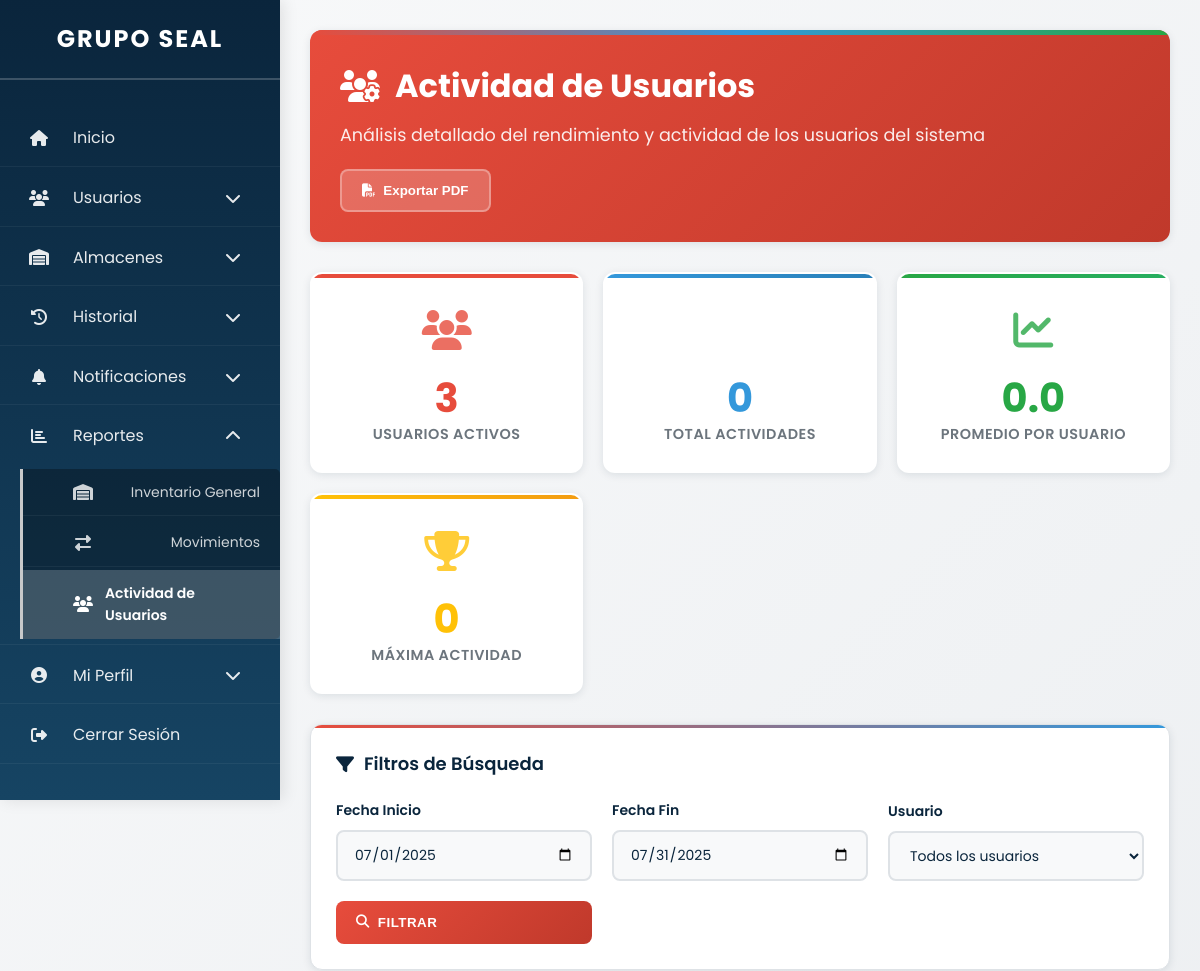
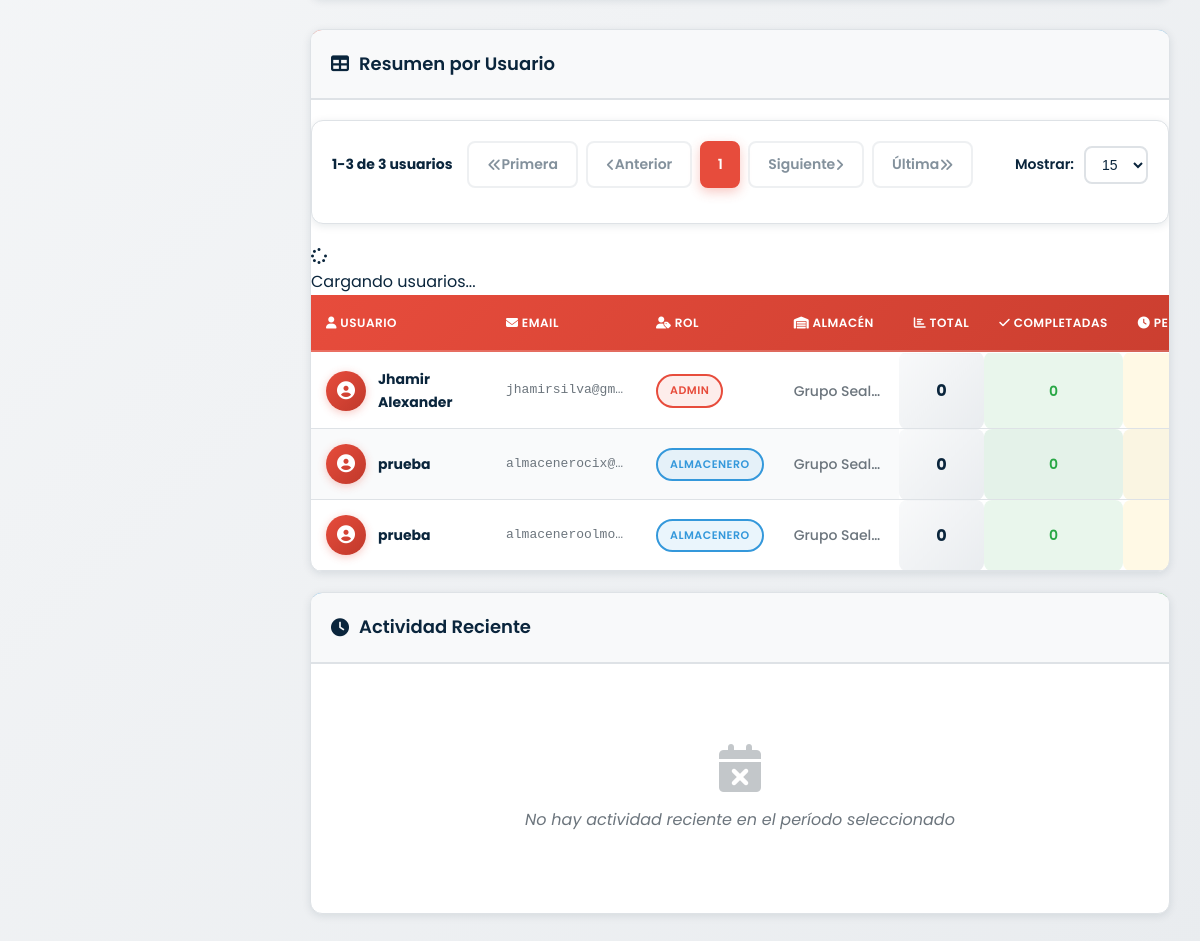
/reportes/usuarios.php (signed in), run on the app's committed database (2 pictures, top to bottom).
### tables this page shows
CREATE TABLE `usuarios` (
  `id` int(11) NOT NULL,
  `nombre` varchar(64) NOT NULL,
  `apellidos` varchar(100) NOT NULL,
  `dni` varchar(8) NOT NULL,
  `celular` varchar(15) NOT NULL,
  `direccion` varchar(255) DEFAULT NULL,
  `correo` varchar(100) NOT NULL,
  `contrasena` varchar(255) NOT NULL,
  `almacen_id` int(11) DEFAULT NULL,
  `rol` enum('admin','almacenero') NOT NULL,
  `estado` enum('activo','inactivo') DEFAULT 'activo',
  `fecha_registro` timestamp NOT NULL DEFAULT current_timestamp()
);

### reportes/usuarios.php (the view, shortened to what the rows shown need)
<?php
require_once "../config/database.php";
$registros_por_pagina = isset($_GET['registros_por_pagina']) ? max(10, intval($_GET['registros_por_pagina'])) : 15;
$pagina_actual = isset($_GET['pagina']) ? max(1, intval($_GET['pagina'])) : 1;
$offset = ($pagina_actual - 1) * $registros_por_pagina;
$filtro_fecha_inicio = isset($_GET['fecha_inicio']) ? $_GET['fecha_inicio'] : date('Y-m-01');
$filtro_fecha_fin = isset($_GET['fecha_fin']) ? $_GET['fecha_fin'] : date('Y-m-t');
$param_fecha_inicio = $filtro_fecha_inicio . ' 00:00:00';
$param_fecha_fin = $filtro_fecha_fin . ' 23:59:59';
$sql_actividad = "
    SELECT
        u.id as usuario_id,
        u.nombre as usuario_nombre,
        u.correo as usuario_email,
        u.rol,
        (
            SELECT COUNT(*)
            FROM movimientos m
            WHERE m.usuario_id = u.id
            AND m.fecha BETWEEN ? AND ?
        ) +
        (
            SELECT COUNT(*)
            FROM solicitudes_transferencia s
            WHERE s.usuario_id = u.id
            AND s.fecha_solicitud BETWEEN ? AND ?
        ) as total_actividades,
        (
            SELECT COUNT(*)
            FROM movimientos m
            WHERE m.usuario_id = u.id
            AND m.estado = 'completado'
            AND m.fecha BETWEEN ? AND ?
        ) +
        (
            SELECT COUNT(*)
            FROM solicitudes_transferencia s
            WHERE s.usuario_id = u.id
            AND s.estado = 'aprobada'
            AND s.fecha_solicitud BETWEEN ? AND ?
        ) as completadas,
        (
            SELECT COUNT(*)
            FROM movimientos m
            WHERE m.usuario_id = u.id
            AND m.estado = 'pendiente'
            AND m.fecha BETWEEN ? AND ?
        ) +
        (
            SELECT COUNT(*)
            FROM solicitudes_transferencia s
            WHERE s.usuario_id = u.id
            AND s.estado = 'pendiente'
            AND s.fecha_solicitud BETWEEN ? AND ?
        ) as pendientes,
        (
            SELECT COUNT(*)
            FROM movimientos m
            WHERE m.usuario_id = u.id
            AND m.estado = 'rechazado'
            AND m.fecha BETWEEN ? AND ?
        ) +
        (
            SELECT COUNT(*)
            FROM solicitudes_transferencia s
            WHERE s.usuario_id = u.id
            AND s.estado = 'rechazada'
            AND s.fecha_solicitud BETWEEN ? AND ?
        ) as rechazadas,
        GREATEST(
            COALESCE((SELECT MAX(m.fecha) FROM movimientos m WHERE m.usuario_id = u.id), '1970-01-01'),
            COALESCE((SELECT MAX(s.fecha_solicitud) FROM solicitudes_transferencia s WHERE s.usuario_id = u.id), '1970-01-01')
        ) as ultima_actividad,
        a.nombre as almacen_nombre
    FROM usuarios u
    LEFT JOIN almacenes a ON u.almacen_id = a.id
    WHERE u.estado = 'activo'
";
$params = [
    $param_fecha_inicio, $param_fecha_fin,
    $param_fecha_inicio, $param_fecha_fin,
    $param_fecha_inicio, $param_fecha_fin,
    $param_fecha_inicio, $param_fecha_fin,
    $param_fecha_inicio, $param_fecha_fin,
    $param_fecha_inicio, $param_fecha_fin,
    $param_fecha_inicio, $param_fecha_fin,
    $param_fecha_inicio, $param_fecha_fin
];
$types = "ssssssssssssssss";
$sql_actividad .= " ORDER BY total_actividades DESC LIMIT ? OFFSET ?";
$params[] = $registros_por_pagina;
$params[] = $offset;
$types .= "ii";
$stmt_actividad = $conn->prepare($sql_actividad);
$stmt_actividad->bind_param($types, ...$params);
$stmt_actividad->execute();
$result_actividad = $stmt_actividad->get_result();
$sql_stats = "
    SELECT
        COUNT(DISTINCT u.id) as usuarios_activos,
        (
            SELECT COUNT(*) FROM movimientos m
            WHERE m.fecha BETWEEN ? AND ?
        ) +
        (
            SELECT COUNT(*) FROM solicitudes_transferencia s
            WHERE s.fecha_solicitud BETWEEN ? AND ?
        ) as total_actividades,
        (
            (
                SELECT COUNT(*) FROM movimientos m
                WHERE m.fecha BETWEEN ? AND ?
            ) +
            (
                SELECT COUNT(*) FROM solicitudes_transferencia s
                WHERE s.fecha_solicitud BETWEEN ? AND ?
            )
        ) / COUNT(DISTINCT u.id) as promedio_por_usuario,
        (
            SELECT MAX(user_activity.total) FROM (
                SELECT
                    (
                        (SELECT COUNT(*) FROM movimientos m WHERE m.usuario_id = u2.id AND m.fecha BETWEEN ? AND ?) +
                        (SELECT COUNT(*) FROM solicitudes_transferencia s WHERE s.usuario_id = u2.id AND s.fecha_solicitud BETWEEN ? AND ?)
                    ) as total
                FROM usuarios u2
                WHERE u2.estado = 'activo'
            ) user_activity
        ) as max_actividad
    FROM usuarios u
    WHERE u.estado = 'activo'
";
$stmt_stats = $conn->prepare($sql_stats);
$stmt_stats->bind_param("ssssssssssss",
    $param_fecha_inicio, $param_fecha_fin,
    $param_fecha_inicio, $param_fecha_fin,
    $param_fecha_inicio, $param_fecha_fin,
    $param_fecha_inicio, $param_fecha_fin,
    $param_fecha_inicio, $param_fecha_fin,
    $param_fecha_inicio, $param_fecha_fin
);
$stmt_stats->execute();
$result_stats = $stmt_stats->get_result();
?>
<!DOCTYPE html>
<html lang="es">
<head>
    <link rel="stylesheet" href="https://cdnjs.cloudflare.com/ajax/libs/font-awesome/6.4.2/css/all.min.css">
    <link rel="stylesheet" href="../assets/css/reportes/reportes-usuarios.css">
</head>
<body>
<nav class="sidebar" id="sidebar" role="navigation" aria-label="Menú principal">
    <h2>GRUPO SEAL</h2>
</nav>
<main class="content" id="main-content" role="main">
    <header class="usuarios-header">
        <div class="header-content">
            <div class="header-info">
                <h1><i class="fas fa-users-cog"></i> Actividad de Usuarios</h1>
            </div>
        </div>
    </header>
    <div class="content-grid">
        <section class="usuarios-table-section">
            <div class="table-responsive">
                <table class="usuarios-table" id="usuariosTable">
                    <thead>
                        <tr>
                            <th><i class="fas fa-user"></i> Usuario</th>
                            <th><i class="fas fa-envelope"></i> Email</th>
                            <th><i class="fas fa-user-tag"></i> Rol</th>
                            <th><i class="fas fa-warehouse"></i> Almacén</th>
                            <th><i class="fas fa-chart-bar"></i> Total</th>
                            <th><i class="fas fa-check"></i> Completadas</th>
                            <th><i class="fas fa-clock"></i> Pendientes</th>
                        </tr>
                    </thead>
                    <tbody>
                        <?php if ($result_actividad->num_rows > 0): ?>
                            <?php while ($usuario = $result_actividad->fetch_assoc()): ?>
                            <tr>
                                <td class="user-info">
                                    <div class="user-avatar">
                                        <i class="fas fa-user-circle"></i>
                                    </div>
                                    <strong><?php echo htmlspecialchars($usuario['usuario_nombre']); ?></strong>
                                </td>
                                <td class="user-email"><?php echo htmlspecialchars($usuario['usuario_email']); ?></td>
                                <td class="user-role">
                                    <span class="role-badge <?php echo htmlspecialchars($usuario['rol']); ?>">
                                        <?php echo ucfirst(htmlspecialchars($usuario['rol'])); ?>
                                    </span>
                                </td>
                                <td class="user-almacen"><?php echo htmlspecialchars($usuario['almacen_nombre'] ?? 'N/A'); ?></td>
                                <td class="activity-total"><?php echo number_format($usuario['total_actividades']); ?></td>
                                <td class="activity-completed"><?php echo number_format($usuario['completadas']); ?></td>
                                <td class="activity-pending"><?php echo number_format($usuario['pendientes']); ?></td>
                            </tr>
                            <?php endwhile; ?>
                        <?php endif; ?>
                    </tbody>
                </table>
            </div>
        </section>
    </div>
</main>
</body>
</html>

### data on the page
usuarios: nombre "Jhamir Alexander", correo "jhamirsilva@gm…", rol "ADMIN", almacen_nombre "Grupo Seal…", total_actividades "0", completadas "0"
usuarios: nombre "prueba", correo "almacenerocix@…", rol "ALMACENERO", almacen_nombre "Grupo Seal…", total_actividades "0", completadas "0"
usuarios: nombre "prueba", correo "almaceneroolmo…", rol "ALMACENERO", almacen_nombre "Grupo Sael…", total_actividades "0", completadas "0"

### other printed values
$stats['usuarios_activos'] "3"
$stats['total_actividades'] "0"
$stats['promedio_por_usuario'] "0.0"
$stats['max_actividad'] "0"
$inicio "1"
$fin "3"
$total_usuarios "3"
